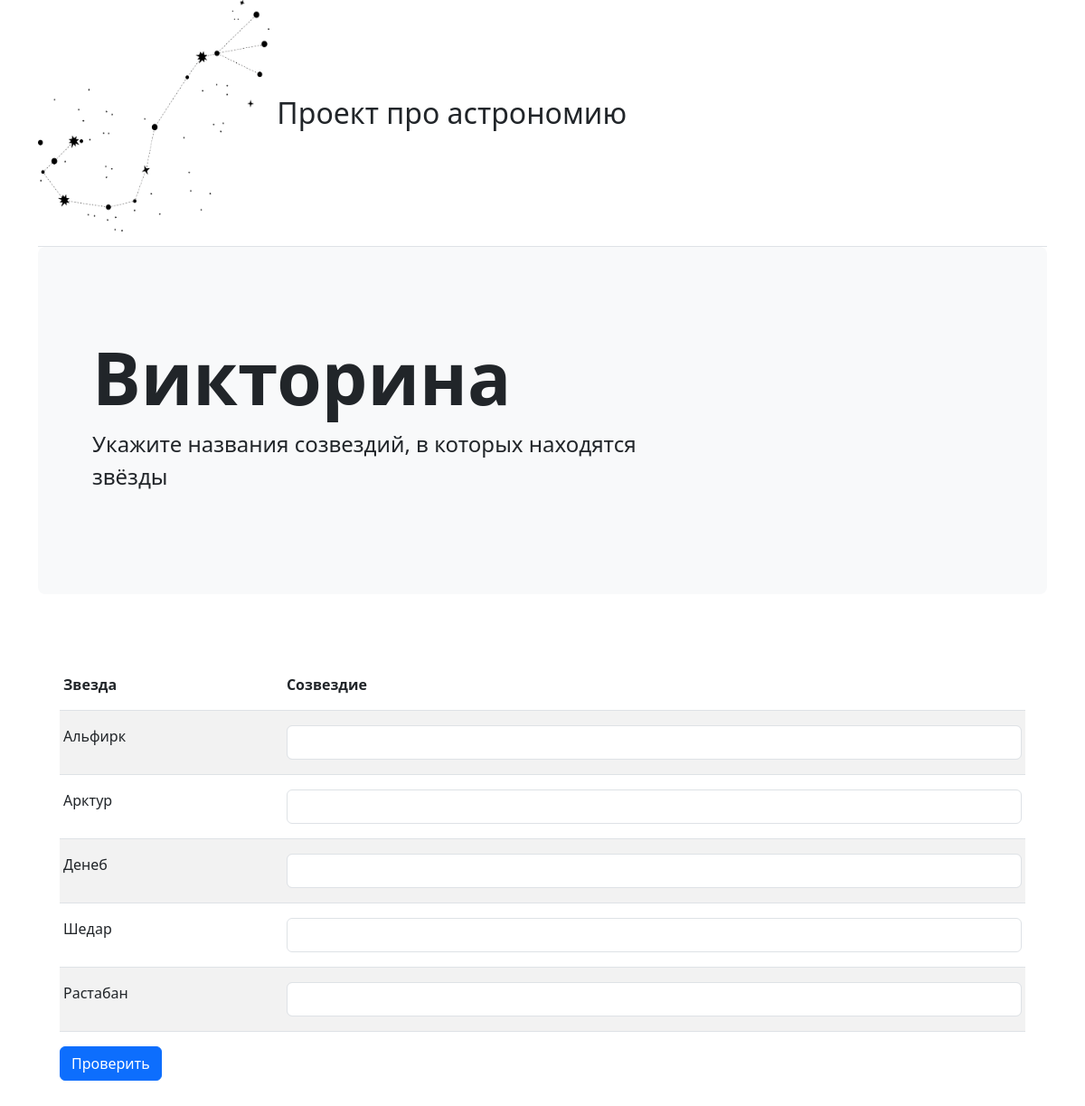
/game, run on an earlier commit of the app's database.
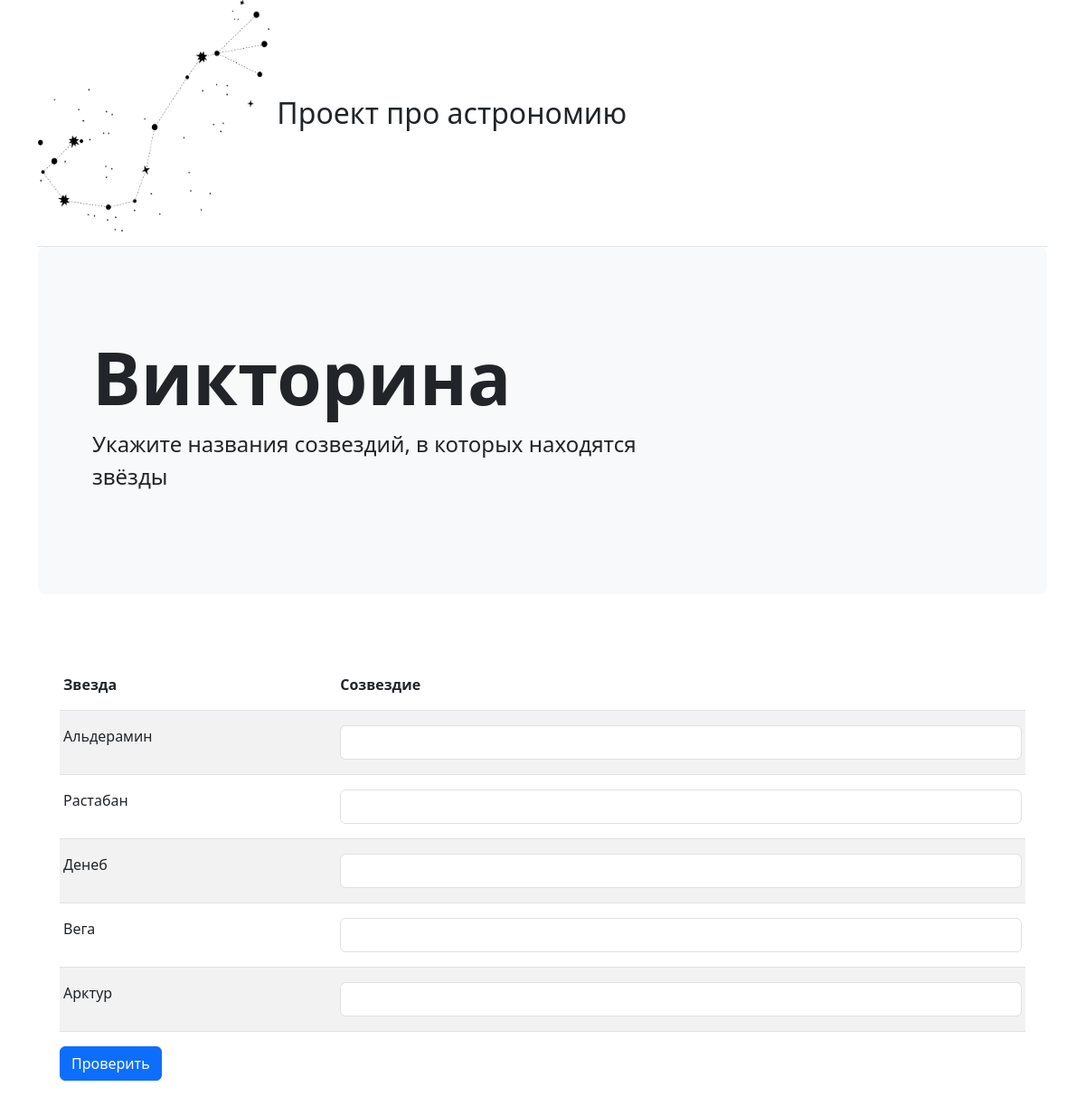
And on a later commit of the database.
### proj_astron/models.py (models this page shows)
class Star(models.Model):
    star = models.TextField(primary_key=True)
    type = models.TextField()
    magnitude = models.FloatField()
    constellation = models.TextField()
    class Meta:
        managed = False
        db_table = 'Stars'
    objects = models.Manager()

### proj_astron/views.py (the view, shortened to what this page needs)
# urls.py: path('game', views.quiz_view),
def quiz_view(request):
    if request.method == 'GET':
        questions = create_questions()
        request.session['questions'] = questions
        return render(request, 'quiz.html', {'questions': questions})

### proj_astron/db_stars.py (called while the page is built)
def create_questions(amount=5):
    stars = np.array(Star.objects.all())
    stars_in_game = stars[np.random.default_rng().choice(len(stars), size=amount, replace=False)]
    return {'q_' + str(i): {'text': stars_in_game[i].star,
                            'correct_answer': stars_in_game[i].constellation,
                            'user_answer': None} for i in range(amount)}

### templates/quiz.html
{% extends "base_page.html" %}
{% block page-title %}
Викторина
{% endblock %}
{% block page-lead %}
Укажите названия созвездий, в которых находятся звёзды
{% endblock %}
{% block content %}
<div class="container px-4 py-5" id="terms-table">
    <form method="post">
    <div class="table-responsive">
        <table class="table table-striped table-sm">
          <thead>
            <tr>
              <th scope="col" class="py-3">Звезда</th>
              <th scope="col" class="py-3">Созвездие</th>
            </tr>
          </thead>
          <tbody>
            {% for q_id, question in questions.items %}
            <tr>
                <td class="py-3">{{ question.text }}</td>
                <td class="py-3">
                  <input type="text" class="form-control input-lg" name="{{ q_id }}" id="{{ q_id }}" value required>
                </td>
            </tr>
            {% endfor %}
          </tbody>
        </table>
      <div class="col-md-3">
        <button type="submit" class="btn btn-primary">Проверить</button>
      </div>
    </div>
  </form>
</div>
{% endblock %}

What changed in the data, as far as the page shows it:
no longer on this page (row unchanged): Star: text "Альфирк"
no longer on this page (row unchanged): Star: text "Шедар"
now on this page (row unchanged): Star: text "Альдерамин"
added Star: text "Вега"
